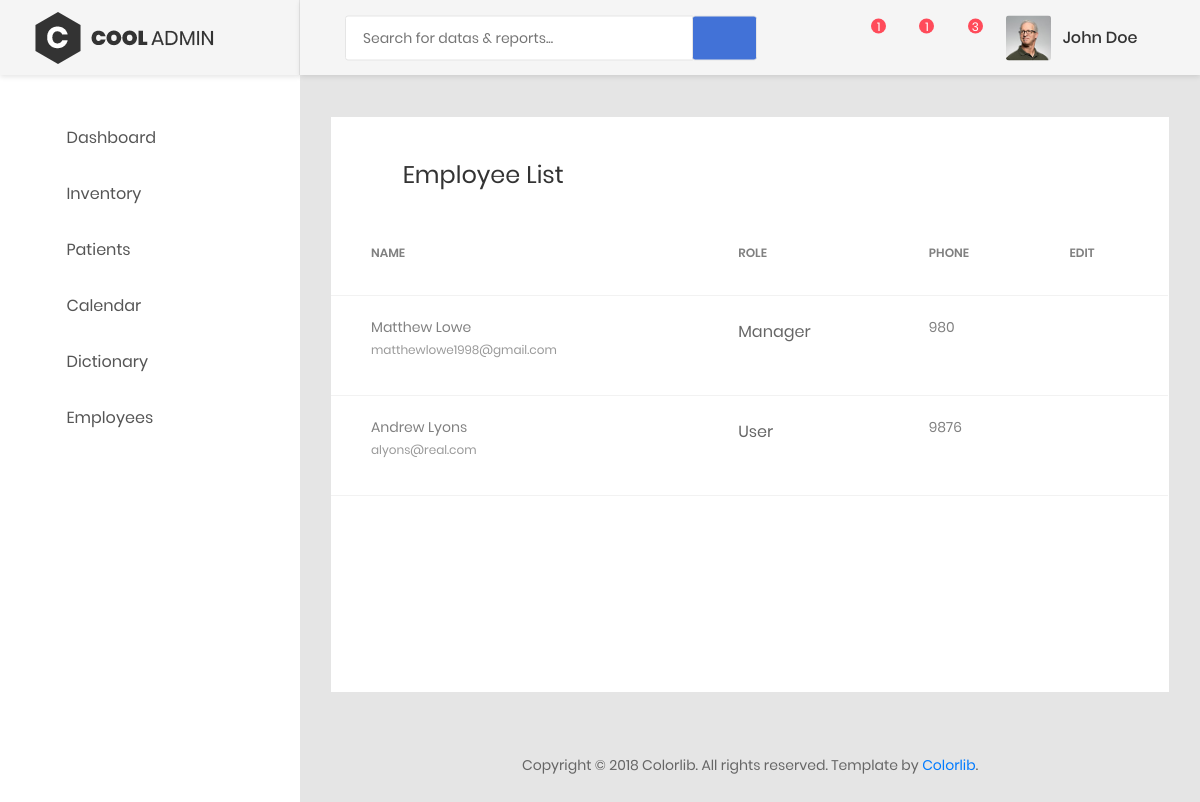
Screenshot of /employee_list (signed in) with the database file from the repository.
### prms/models.py (models this page shows, shortened)
class Employees(models.Model):
    company = models.ForeignKey(Company, on_delete=models.CASCADE)
    firstname = models.CharField(max_length=200)
    surname = models.CharField(max_length=200)
    groups = (("Manager", "Manager"),("Practitioner", "Practitioner"),("User", "User"))
    group = models.CharField(max_length=12, choices=groups, default="User")
    email = models.EmailField()
    phone = models.IntegerField(default=0000000000)
    password = models.CharField(max_length=200)

### prms/views.py (the view)
# urls.py: path('employee_list', views.employee_list, name='employees'),
def employee_list(request):
    user = Employees.objects.get(email=request.user.email)
    employees = Employees.objects.all().filter(company=user.company)
    context = {'employees': employees}
    return render(request,'prms/employee/employees.html', context)

### prms/templates/prms/employee/employees.html (shortened to what this page needs)
{% extends 'prms/dashboards/base.html' %}
{% load static %}
{%block content%}
<head>
</head>
<div class="user-data m-b-40">
            <h3 class="title-3 m-b-30">
                <i class="zmdi zmdi-account-calendar"></i>Employee List</h3>
            <div class="table-responsive table-data">
                <table class="table">
                    <thead>
                        <tr>
                            <td>name</td>
                            <td>role</td>
                            <td>phone</td>
                            <td>edit</td>
                        </tr>
                    </thead>
                    <tbody>
                    {% for emp in employees %}
                    <tr>
                            <td>
                                <div class="table-data__info">
                                    <h6>{{emp.firstname}} {{emp.surname}}</h6>
                                    <span>
                                        <a href="#">{{emp.email}}</a>
                                    </span>
                                </div>
                            </td>
                            <td>
                                <span class="#role {{emp.group}}">{{emp.group}}</span>
                            </td>
                            <td>
                                <div class="table-data__info">
                                    <h6>{{emp.phone}}</h6>
                                </div>
                            </td>
                            <td>
                                <a href=""><i class="far fa-edit"></i></a>
                            </td>
                        </tr>
                    {% endfor %}
                    </tbody>
                </table>
            </div>
        </div>
{% endblock%}

### prms/templates/prms/dashboards/base.html (shortened to what this page needs)
<!DOCTYPE html>
{% load static %}
<html lang="en">
<head>
    <link href="{% static 'prms/dashboard/css/font-face.css' %}" rel="stylesheet" media="all">
    <link href="{% static 'prms/dashboard/vendor/font-awesome-4.7/css/font-awesome.min.css' %}" rel="stylesheet" media="all">
    <link href="{% static 'prms/dashboard/vendor/font-awesome-5/css/fontawesome-all.min.css' %}" rel="stylesheet" media="all">
    <link href="{% static 'prms/dashboard/vendor/mdi-font/css/material-design-iconic-font.min.css' %}" rel="stylesheet" media="all">
    <link href="{% static 'prms/dashboard/vendor/bootstrap-4.1/bootstrap.min.css' %}" rel="stylesheet" media="all">
    <link href="{% static 'prms/dashboard/vendor/animsition/animsition.min.css' %}" rel="stylesheet" media="all">
    <link href="{% static 'prms/dashboard/vendor/bootstrap-progressbar/bootstrap-progressbar-3.3.4.min.css' %}" rel="stylesheet" media="all">
    <link href="{% static 'prms/dashboard/vendor/wow/animate.css' %}" rel="stylesheet" media="all">
    <link href="{% static 'prms/dashboard/vendor/css-hamburgers/hamburgers.min.css' %}" rel="stylesheet" media="all">
    <link href="{% static 'prms/dashboard/vendor/slick/slick.css' %}" rel="stylesheet" media="all">
    <link href="{% static 'prms/dashboard/vendor/select2/select2.min.css' %}" rel="stylesheet' %}" media="all">
    <link href="{% static 'prms/dashboard/vendor/perfect-scrollbar/perfect-scrollbar.css' %}" rel="stylesheet" media="all">
    <link href="{% static 'prms/dashboard/css/theme.css' %}" rel="stylesheet" media="all">
    <link href="{% static 'prms/dashboard/vendor/fullcalendar-3.10.0/fullcalendar.css' %}" rel='stylesheet' media="all" />
</head>
<body class="animsition">
    <div class="page-wrapper">
        <aside class="menu-sidebar d-none d-lg-block">
            <div class="logo">
                <a href="#">
                    <img src="dashboard/images/icon/logo.png" alt="Cool Admin" />
                </a>
            </div>
            <div class="menu-sidebar__content js-scrollbar1">
                <nav class="navbar-sidebar">
                    <ul class="list-unstyled navbar__list">
                        <li>
                            <a href="{% url 'manager' %}">
                                <i class="fas fa-tachometer-alt"></i>Dashboard</a>
                        </li>
                        <li>
                            <a href="{% url 'inventory' %}">
                                <i class="fas fa-table"></i>Inventory</a>
                        </li>
                        <li class="has-sub">
                            <a class="js-arrow" href="#">
                                <i class="fa fa-users"></i>Patients</a>
                        </li>
                        <li>
                            <a href="{% url 'calendar' %}">
                                <i class="fas fa-calendar-alt"></i>Calendar</a>
                        </li>
                        <li>
                            <a href="{% url 'dictionary' %}">
                                <i class="fa fa-book"></i>Dictionary</a>
                        </li>
                        <li class="has-sub">
                            <a class="js-arrow" href="#">
                                <i class="fa fa-users"></i>Employees</a>
                        </li>
                    </ul>
                </nav>
            </div>
        </aside>
        <div class="page-container">
            <header class="header-desktop">
                <div class="section__content section__content--p30">
                    <div class="container-fluid">
                        <div class="header-wrap">
                            <form class="form-header" action="" method="POST">
                                <input class="au-input au-input--xl" type="text" name="search" placeholder="Search for datas &amp; reports..." />
                                <button class="au-btn--submit" type="submit">
                                    <i class="zmdi zmdi-search"></i>
                                </button>
                            </form>
                            <div class="header-button">
                                <div class="noti-wrap">
                                    <div class="noti__item js-item-menu">
                                        <i class="zmdi zmdi-comment-more"></i>
                                        <span class="quantity">1</span>
                                    </div>
                                    <div class="noti__item js-item-menu">
                                        <i class="zmdi zmdi-email"></i>
                                        <span class="quantity">1</span>
                                    </div>
                                    <div class="noti__item js-item-menu">
                                        <i class="zmdi zmdi-notifications"></i>
                                        <span class="quantity">3</span>
                                    </div>
                                </div>
                                <div class="account-wrap">
                                    <div class="account-item clearfix js-item-menu">
                                        <div class="image">
                                            <img src="prms/dashboard/images/icon/avatar-01.jpg" alt="John Doe" />
                                        </div>
                                        <div class="content">
                                            <a class="js-acc-btn" href="#">john doe</a>
                                        </div>
                                    </div>
                                </div>
                            </div>
                        </div>
                    </div>
                </div>
            </header>
            <div class="main-content">
                <div class="section__content section__content--p30">
                    {% block content %}
                    {% endblock %}
                    <div class="row">
                        <div class="col-md-12">
                            <div class="copyright">
                                <p>Copyright © 2018 Colorlib. All rights reserved. Template by <a href="https://colorlib.com">Colorlib</a>.</p>
                            </div>
                        </div>
                    </div>
                </div>
            </div>
        </div>
    </div>
</body>
</html>

### rows the page displays
Employees: firstname "Matthew", surname "Lowe", email "matthewlowe1998@gmail.com", group "Manager", phone "980"
Employees: firstname "Andrew", surname "Lyons", email "alyons@real.com", group "User", phone "9876"
